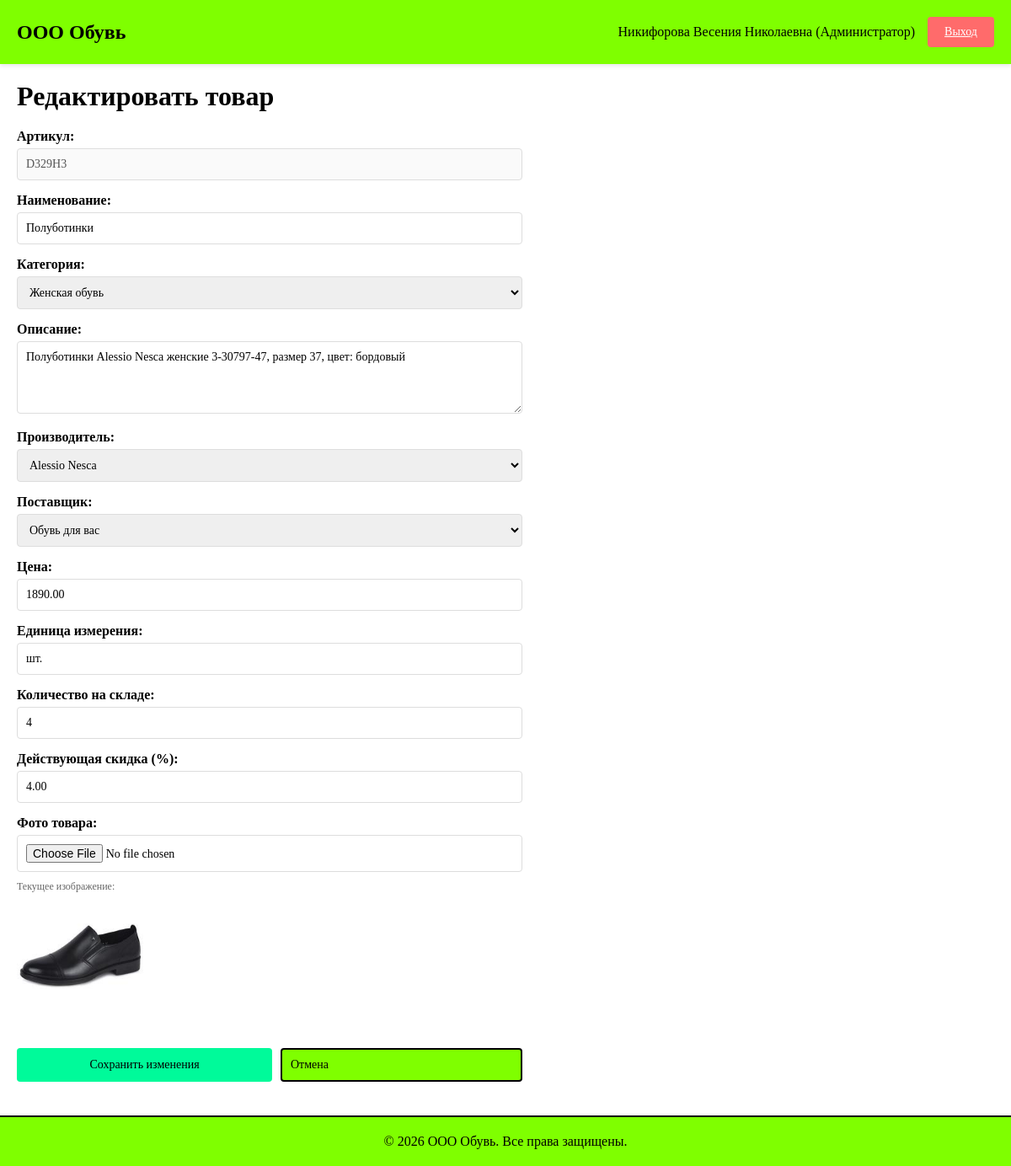
Screenshot of /products/D329H3/edit/ (signed in) with the database file from the repository.
### shop/models.py (models this page shows, shortened)
class UserProfile(models.Model):
    USER_ROLES = [
        ('admin', 'Администратор'),
        ('manager', 'Менеджер'),
        ('client', 'Авторизованный клиент'),
        ('guest', 'Гость'),
    ]
    user = models.OneToOneField(User, on_delete=models.CASCADE, related_name='profile')
    role = models.CharField(max_length=20, choices=USER_ROLES)
    full_name = models.CharField(max_length=200)
    class Meta:
        verbose_name_plural = "Профили пользователей"

class Product(models.Model):
    article = models.CharField(max_length=50, unique=True, primary_key=True)
    name = models.CharField(max_length=200)
    unit = models.CharField(max_length=20, default='шт.')
    price = models.DecimalField(max_digits=10, decimal_places=2, validators=[MinValueValidator(0)])
    supplier = models.ForeignKey(Supplier, on_delete=models.PROTECT)
    manufacturer = models.ForeignKey(Manufacturer, on_delete=models.PROTECT)
    category = models.ForeignKey(Category, on_delete=models.PROTECT)
    discount = models.DecimalField(max_digits=5, decimal_places=2, default=0, validators=[MinValueValidator(0), MaxValueValidator(100)])
    quantity = models.IntegerField(default=0, validators=[MinValueValidator(0)])
    description = models.TextField(blank=True)
    photo = models.ImageField(upload_to='products/', blank=True, null=True)
    class Meta:
        verbose_name_plural = "Товары"

### shop/views.py (the view)
# urls.py: path('products/<str:article>/edit/', views.edit_product, name='edit_product'),
@login_required(login_url='shop:login')
def edit_product(request, article):
    try:
        profile = request.user.profile
    except UserProfile.DoesNotExist:
        return redirect('shop:login')
    if profile.role != 'admin':
        messages.error(request, 'У вас нет доступа к этой странице')
        return redirect('shop:products_list')
    product = get_object_or_404(Product, article=article)
    if request.method == 'POST':
        form = ProductForm(request.POST, request.FILES, instance=product)
        if form.is_valid():
            form.save()
            messages.success(request, f'Товар "{product.name}" успешно обновлен')
            return redirect('shop:products_list')
    else:
        form = ProductForm(instance=product)
    context = {
        'form': form,
        'product': product,
        'profile': profile,
        'is_edit': True,
    }
    return render(request, 'shop/product_form.html', context)

### shop/models.py (called while the page is built)
    def __str__(self):
        return self.name

    def __str__(self):
        return self.name

    def __str__(self):
        return self.name

### shop/templates/shop/product_form.html (shortened to what this page needs)
{% extends 'shop/base.html' %}
{% block content %}
<h1>{% if is_edit %}Редактировать товар{% else %}Добавить новый товар{% endif %}</h1>
<div style="max-width: 600px; margin: 20px 0;">
    <form method="post" enctype="multipart/form-data">
        <div class="form-group">
            <label for="{{ form.article.id_for_label }}">Артикул:</label>
            {% if is_edit %}
                <input type="text" class="form-control" value="{{ form.article.value }}" disabled>
            {% else %}
                {{ form.article }}
            {% endif %}
        </div>
        <div class="form-group">
            <label for="{{ form.name.id_for_label }}">Наименование:</label>
            {{ form.name }}
        </div>
        <div class="form-group">
            <label for="{{ form.category.id_for_label }}">Категория:</label>
            {{ form.category }}
        </div>
        <div class="form-group">
            <label for="{{ form.description.id_for_label }}">Описание:</label>
            {{ form.description }}
        </div>
        <div class="form-group">
            <label for="{{ form.manufacturer.id_for_label }}">Производитель:</label>
            {{ form.manufacturer }}
        </div>
        <div class="form-group">
            <label for="{{ form.supplier.id_for_label }}">Поставщик:</label>
            {{ form.supplier }}
        </div>
        <div class="form-group">
            <label for="{{ form.price.id_for_label }}">Цена:</label>
            {{ form.price }}
        </div>
        <div class="form-group">
            <label for="{{ form.unit.id_for_label }}">Единица измерения:</label>
            {{ form.unit }}
        </div>
        <div class="form-group">
            <label for="{{ form.quantity.id_for_label }}">Количество на складе:</label>
            {{ form.quantity }}
        </div>
        <div class="form-group">
            <label for="{{ form.discount.id_for_label }}">Действующая скидка (%):</label>
            {{ form.discount }}
        </div>
        <div class="form-group">
            <label for="{{ form.photo.id_for_label }}">Фото товара:</label>
            {% if form.photo %}
                {{ form.photo }}
            {% endif %}
            {% if product.photo %}
                <div style="margin-top: 10px;">
                    <p style="font-size: 12px; color: #666;">Текущее изображение:</p>
                    <img src="{{ product.photo.url }}" style="max-width: 200px; max-height: 150px; border-radius: 4px;">
                </div>
            {% endif %}
        </div>
        <div style="display: flex; gap: 10px; margin-top: 30px;">
            <button type="submit" class="btn btn-primary" style="flex: 1;">
                {% if is_edit %}Сохранить изменения{% else %}Добавить товар{% endif %}
            </button>
            <a href="{% url 'shop:products_list' %}" class="btn btn-secondary" style="flex: 1; text-decoration: none; padding: 10px;">Отмена</a>
        </div>
    </form>
</div>
{% endblock %}

### shop/templates/shop/base.html (shortened to what this page needs)
<!DOCTYPE html>
<html lang="ru">
<head>
</head>
<body>
    <div class="header">
        <div class="header-logo">ООО Обувь</div>
        {% if user.is_authenticated %}
        <div class="header-user">
            {% if user.profile %}
            <span>{{ user.profile.full_name }} ({{ user.profile.get_role_display }})</span>
            {% endif %}
            <a href="{% url 'shop:logout' %}" class="btn btn-danger">Выход</a>
        </div>
        {% endif %}
    </div>
    <div class="container">
        {% block content %}{% endblock %}
    </div>
    <div class="footer">
        <p>&copy; 2026 ООО Обувь. Все права защищены.</p>
    </div>
</body>
</html>

### shop/templates/shop/base.html (style rules this page uses)
* { margin: 0; padding: 0; box-sizing: border-box; }
body { font-family: 'Times New Roman', serif; background-color: #FFFFFF; color: #000; }
.header { background-color: #7FFF00; padding: 20px; display: flex; justify-content: space-between; align-items: center; box-shadow: 0 2px 5px rgba(0,0,0,0.1); }
.header-logo { font-size: 24px; font-weight: bold; color: #000; }
.header-user { display: flex; gap: 15px; align-items: center; }
.btn { padding: 10px 20px; border: none; border-radius: 4px; cursor: pointer; font-family: 'Times New Roman', serif; font-size: 14px; transition: all 0.3s ease; }
.btn-primary { background-color: #00FA9A; color: #000; }
.btn-danger { background-color: #FF6B6B; color: white; }
.btn-secondary { background-color: #7FFF00; color: #000; border: 2px solid #000; }
.container { max-width: 1400px; margin: 20px auto; padding: 0 20px; }
.form-group { margin-bottom: 15px; }
.form-group label { display: block; margin-bottom: 5px; font-weight: bold; }
.form-control { width: 100%; padding: 10px; border: 1px solid #ddd; border-radius: 4px; font-family: 'Times New Roman', serif; font-size: 14px; }
.footer { background-color: #7FFF00; padding: 20px; text-align: center; margin-top: 40px; border-top: 2px solid #000; }

### rows the page displays
Product: article.value "D329H3", name "Полуботинки", category "Женская обувь", description "Полуботинки Alessio Nesca женские 3-30797-47, размер 37, цвет: бордовый", manufacturer "Alessio Nesca", supplier "Обувь для вас", price "1890.00", unit "шт.", quantity "4", discount "4.00", photo (picture)

### other values shown
{{ user.profile.full_name }} "Никифорова Весения Николаевна"
{{ user.profile.get_role_display }} "Администратор"
